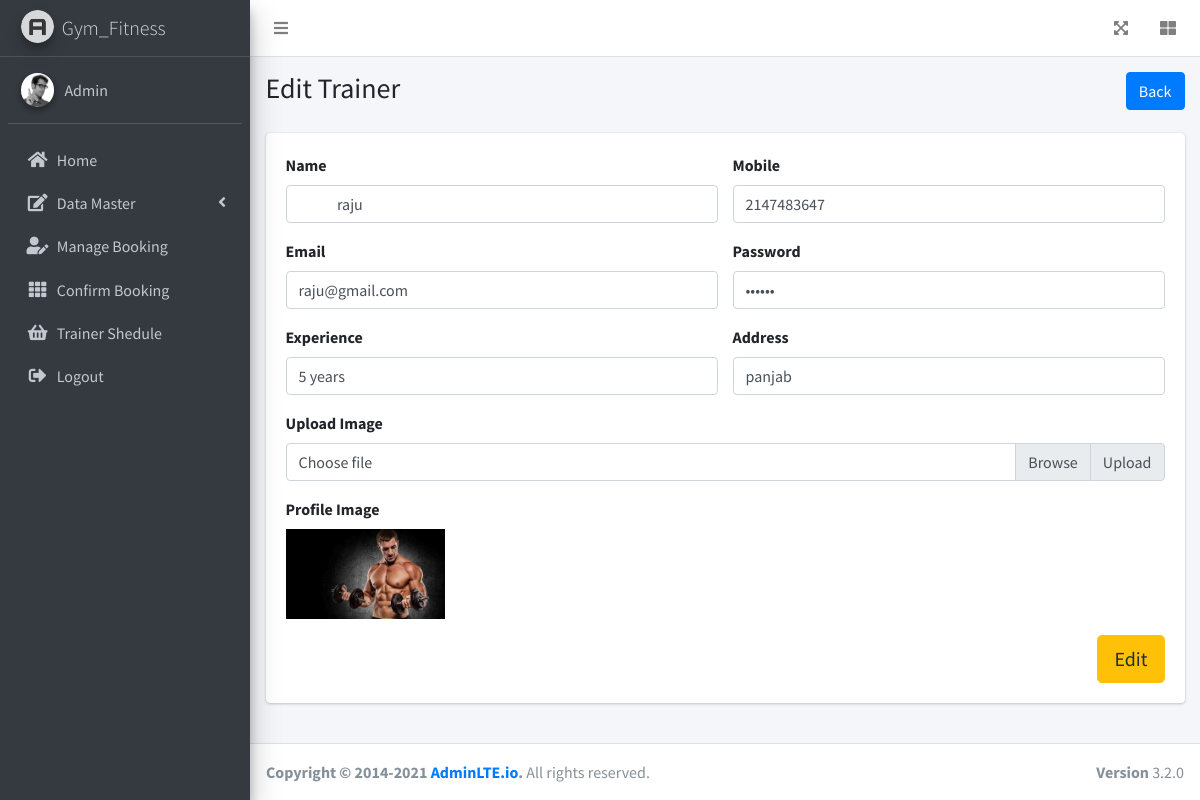
Page /admin/editTrainer.php?id=6 on the committed database.
### tables this page shows
CREATE TABLE `trainer` (
  `id` int(11) NOT NULL,
  `name` varchar(255) NOT NULL,
  `gmail` varchar(255) NOT NULL,
  `phone` int(10) NOT NULL,
  `experience` varchar(50) NOT NULL,
  `addresss` varchar(255) NOT NULL,
  `role` varchar(10) NOT NULL DEFAULT 'trainer',
  `t_image` varchar(255) NOT NULL,
  `status` int(1) NOT NULL DEFAULT 0,
  `About` varchar(255) NOT NULL,
  `password` varchar(12) NOT NULL,
  `created_at` timestamp NOT NULL DEFAULT current_timestamp(),
  `updated_at` timestamp NOT NULL DEFAULT current_timestamp() ON UPDATE current_timestamp()
);

### admin/editTrainer.php (the view, shortened to what this page needs)
<?php
require_once("../include/db.php");
$trainer_id = $_GET['id'];
$sql = "SELECT * FROM `trainer` WHERE `id`= $trainer_id";
$result= mysqli_query($conn,$sql);
while ($row = mysqli_fetch_assoc($result)) {
  $trainername = $row["name"];
  $mobile = $row["phone"];
  $email = $row["gmail"];
  $password = $row["password"];
  $experience=$row["experience"];
  $image = $row["t_image"];
  $address = $row["addresss"];
}
?>
<!DOCTYPE html>
<html lang="en">
<?php require_once("./layout/haeder.php");?>
<body class="hold-transition sidebar-mini layout-fixed">
<div class="wrapper">
  <?php
  require_once("./layout/navbar.php") ?>
  <aside class="main-sidebar sidebar-dark-primary elevation-4">
    <a href="index3.html" class="brand-link">
      <img src="./dist/img/AdminLTELogo.png" alt="AdminLTE Logo" class="brand-image img-circle elevation-3" style="opacity: .8">
      <span class="brand-text font-weight-light">Gym_Fitness</span>
    </a>
    <?php require_once("./layout/sidebar.php");?>
  </aside>
  <div class="content-wrapper">
    <div class="content-header">
      <div class="container-fluid">
        <div class="row mb-2">
          <div class="col-sm-6">
            <h3 class="m-0">Edit Trainer</h3>
          </div>
          <div class="col-sm-6">
            <ol class="breadcrumb float-sm-right">
              <li class="breadcrumb-item active"><a href="./manageTrainer.php" id="back-firm" class="btn btn-primary">Back</a></li>
            </ol>
          </div>
        </div>
      </div>
    </div>
    <section class="content">
      <div class="container-fluid">
      <div class="card card-primary">
      <div class="card-body">
                <form id="add-customer-form" method="POST" action="./php/edittrainer.php" enctype="multipart/form-data">
                <div class="row">
                  <div class="col-6 form-group">
                  <label>Name</label>
                    <input type="text" class="form-control" placeholder="Name" name="TrainerName" value="<?php echo $trainername; ?>" id="Cust-name" required>
                  </div>
                  <div class="col-6 form-group">
                  <label>Mobile</label>
                    <input type="text" class="form-control" placeholder="Mobile" name="TrainerMobile" value="<?php echo $mobile; ?>" id="Cust-Mobile">
                  </div>
                  <div class="col-6 form-group">
                  <label>Email</label>
                    <input type="email" class="form-control" placeholder="Email " name="Traineremail" value="<?php echo $email; ?>" id="Cust-name" required>
                  </div>
                  <div class="col-6 form-group">
                  <label>Password</label>
                    <input type="password" class="form-control" placeholder="Password" name="pass" value="<?php echo $password; ?>" id="Cust-name" required>
                  </div>
                  <div class="col-6 form-group">
                  <label>Experience</label>
                    <input type="text" class="form-control" placeholder="experience" name="experience" value="<?php echo $experience; ?>" id="Cust-name" required>
                  </div>
                <div class="col-sm-6 form-group">
                        <label>Address</label>
                        <input type="text" class="form-control" rows="5" placeholder="Enter ..." name="address"  value="<?php echo $address ;?>">
                    </div>
                    <div class="col-12 form-group">
                    <label for="exampleInputFile">Upload Image</label>
                    <div class="input-group">
                      <div class="custom-file">
                        <label class="custom-file-label" for="exampleInputFile">Choose file</label>
                      </div>
                      <div class="input-group-append">
                        <span class="input-group-text">Upload</span>
                      </div>
                    </div>
                  </div>
                <div class="col-6 form-group">
                  <label>Profile Image</label><br>
                    <img src="imges/<?php echo $image ;?>" style="width: auto; height:90px" />
                  </div>
                </div>
                <input type="submit" name="edittrainer" class="btn btn-warning btn-lg float-right" id="add-customer" value="Edit">
</div>
              </div>
              </div>
      </div>
      </div>
 <?php require_once("./layout/footer.php"); ?>
</body>
</html>

### rows in the picture
trainer: TrainerName "raju", TrainerMobile "2147483647", Traineremail "raju@gmail.com", experience "5 years", address "panjab", t_image (picture)
